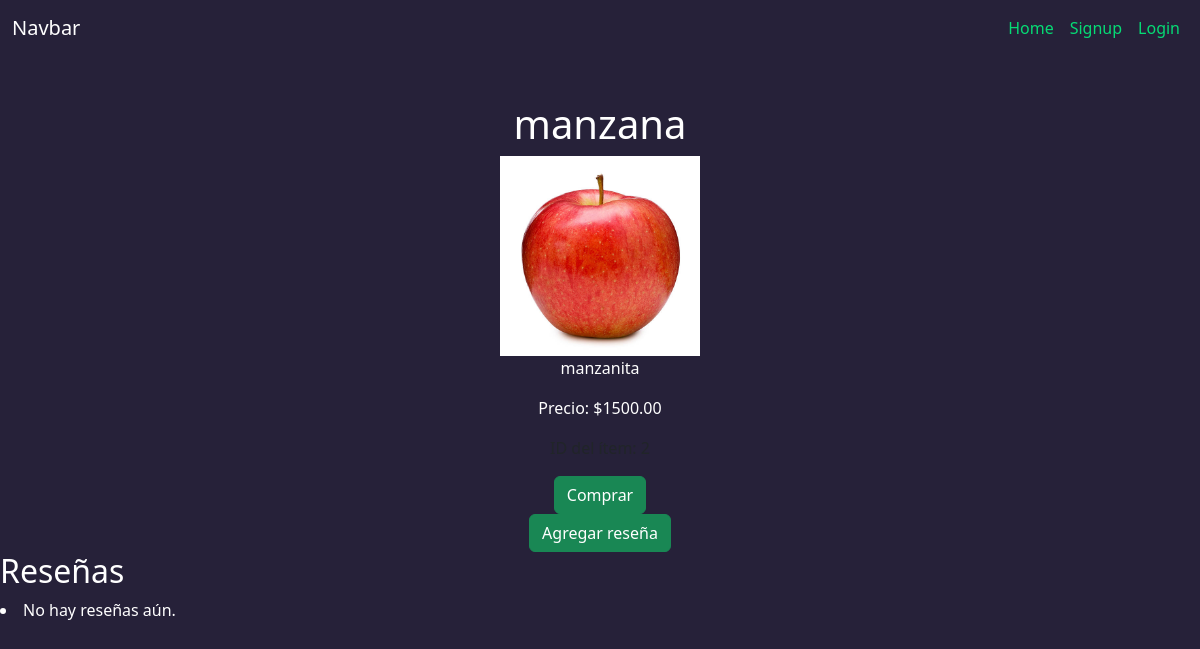
The page /items/2/ on the database as committed earlier.
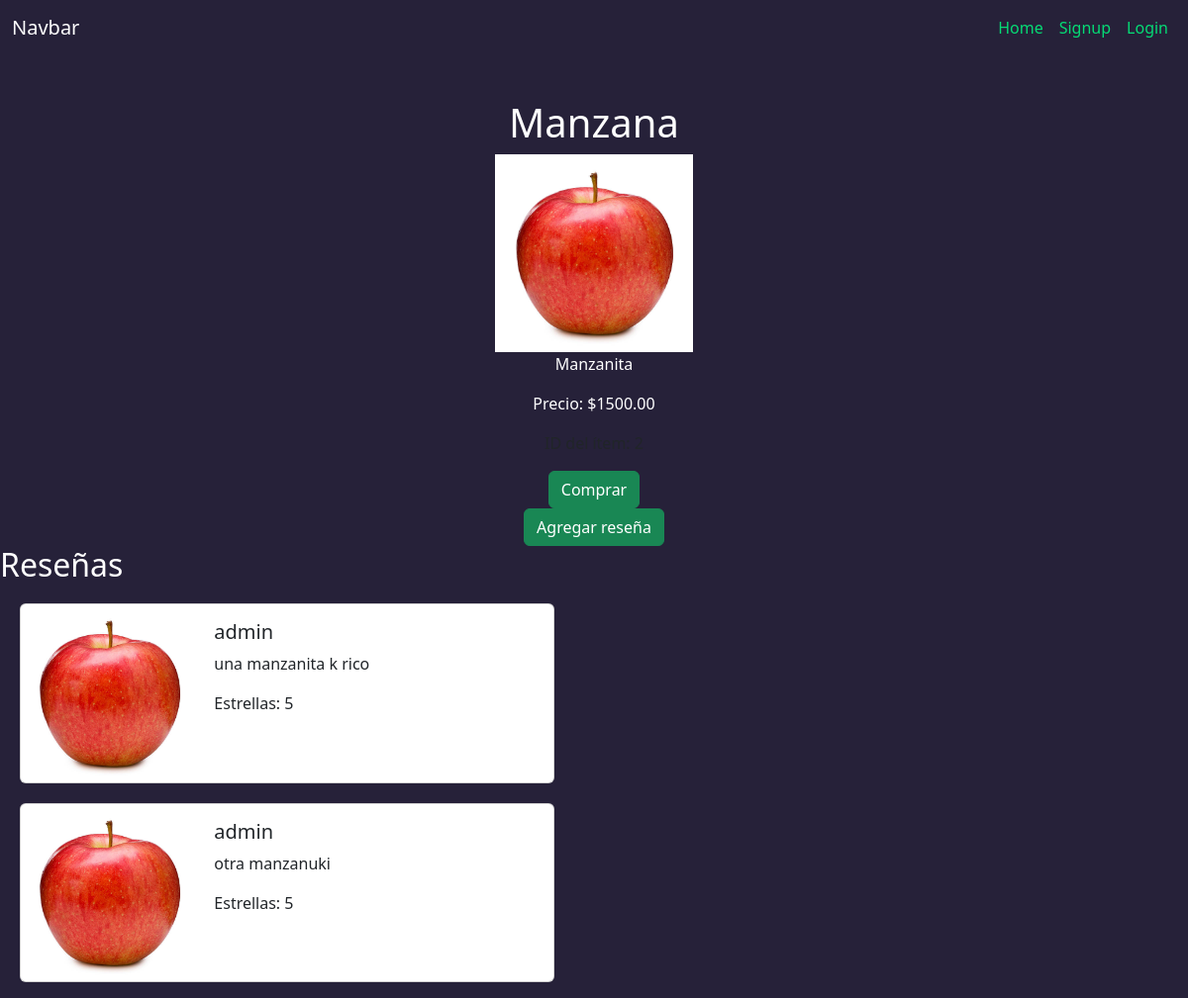
The same page on the database as committed later.
### tasks/models.py (models this page shows, shortened)
class Item(models.Model):
    name = models.CharField(max_length=100)
    image = models.ImageField(upload_to='productos/', null=True, blank=True)
    description = models.TextField()
    price = models.DecimalField(max_digits=10, decimal_places=2)

class Review(models.Model):
    item = models.ForeignKey(Item, on_delete=models.CASCADE, related_name='reviews')
    author = models.ForeignKey(User, on_delete=models.CASCADE)
    content = models.TextField()
    rating = models.IntegerField(choices=[(i, str(i)) for i in range(1, 6)])  # Estrellas de 1 a 5
    created_at = models.DateTimeField(auto_now_add=True)

### tasks/views.py (the view)
# urls.py: path('items/<int:pk>/', views.item_detail, name='item_detail'),
def item_detail(request, pk):
    item = get_object_or_404(Item, pk=pk)
    reviews = item.reviews.all()  # Ahora esto debería funcionar
    return render(request, 'item_detail.html', {'item': item, 'reviews': reviews})

### tasks/templates/item_detail.html (shortened to what this page needs)
{%extends 'base.html'%}
{%block content%}
<body class="mt-5">
<div class="contenedor">
  <h1 style="color: white;">{{ item.name }}</h1>
  <img class="img-item-detail" src="{{item.image.url}}" alt="">
  <p style="color: white;">{{ item.description }}</p>
  <p style="color: white;">Precio: ${{ item.price }}</p>
  <p>ID del ítem: {{ item.pk }}</p>
  <button type="button" class="btn btn-success">
    <a href="{% url 'agregar_al_carrito' item_id=item.pk %}">Comprar</a>
  </button>
<button type="button" class="btn btn-success">
  <a href="{% url 'add_review' item.pk %}">Agregar reseña</a>
</button>
</div>
<div class="contenedor-reseñas">
  <h2 style="color: white;">Reseñas</h2>
  {% if reviews %}
  {% for review in reviews %}
    <div class="card mb-3" id="card-container" style="max-width: 540px;">
      <div class="row g-0">
        <div class="col-md-4">
          <img class="img-fluid rounded-start" src="{{ item.image.url }}" alt="">
        </div>
        <div class="col-md-8">
          <div class="card-body">
            <h5 class="card-title">{{ review.author }}</h5>
            <p class="card-text">{{ review.content }}</p>
            <p class="card-text">Estrellas: {{ review.rating }}</p>
          </div>
        </div>
      </div>
    </div>
  {% endfor %}
{% else %}
  <li style="color: white;">No hay reseñas aún.</li>
{% endif %}
</div>
</body>
{%endblock%}

### tasks/templates/base.html (shortened to what this page needs)
<!DOCTYPE html>
<html lang="en">
<head>
    <link href="https://cdn.jsdelivr.net/npm/bootstrap@5.3.3/dist/css/bootstrap.min.css" rel="stylesheet">
    {% load static %}
    <link rel="stylesheet" type="text/css" href="../static/css/style.css">
</head>
<body style="background-color: #262139;">
    <nav class="navbar navbar-expand-lg fixed-top" style="background-color: #262139;">
        <div class="container-fluid">
          <a class="navbar-brand" style="color: white;" href="#">Navbar</a>
          <div class="collapse navbar-collapse" id="navbarNav">
            <ul class="navbar-nav ms-auto">
                <li class="nav-item" ><a href="/" class="nav-link" style="color: #06DB75;">Home</a></li>
                {% if user.is_authenticated %}
                <li class="nav-item">
                  <a href="{% url 'item_list' %}" class="nav-link" style="color: #06DB75;">Productos</a>
                </li>
                <li class="nav-item"><a href="/carrito" class="nav-link" style="color: #06DB75;">Carrito</a></li>
                <li class="nav-item"><a href="/logout" class="nav-link" style="color: #06DB75;">Log out</a></li>
                {% else %}
                <li class="nav-item"><a href="/signup" class="nav-link" style="color: #06DB75;">Signup</a></li>
                <li class="nav-item"><a href="/login" class="nav-link" style="color: #06DB75;">Login</a></li>
                {% endif %}
            </ul>
          </div>
        </div>
      </nav>
    {% block content %}
    {% endblock %}
</body>
</html>

### tasks/static/css/style.css (style rules this page uses)
body { padding: 0; margin: 0; }
.img-item-detail { width: 200px; height: 200px; }

### tasks/templates/item_detail.html (style rules this page uses)
.img-item-detail { width: 200px; height: 200px; }
.contenedor { display: flex; flex-direction: column; align-items: center; justify-content: center; margin-top: 100px; }
a { color: white; text-decoration: none; }
#card-container { margin: 20px; }

Rows that differ between the two databases and show on the page:
changed Item: name "manzana" → "Manzana"; description "manzanita" → "Manzanita"
added Review: image (picture), author "admin", content "una manzanita k rico", rating "5"
added Review: image (picture), author "admin", content "otra manzanuki", rating "5"
Other text that changed with them:
text no longer shown: "No hay reseñas aún."
